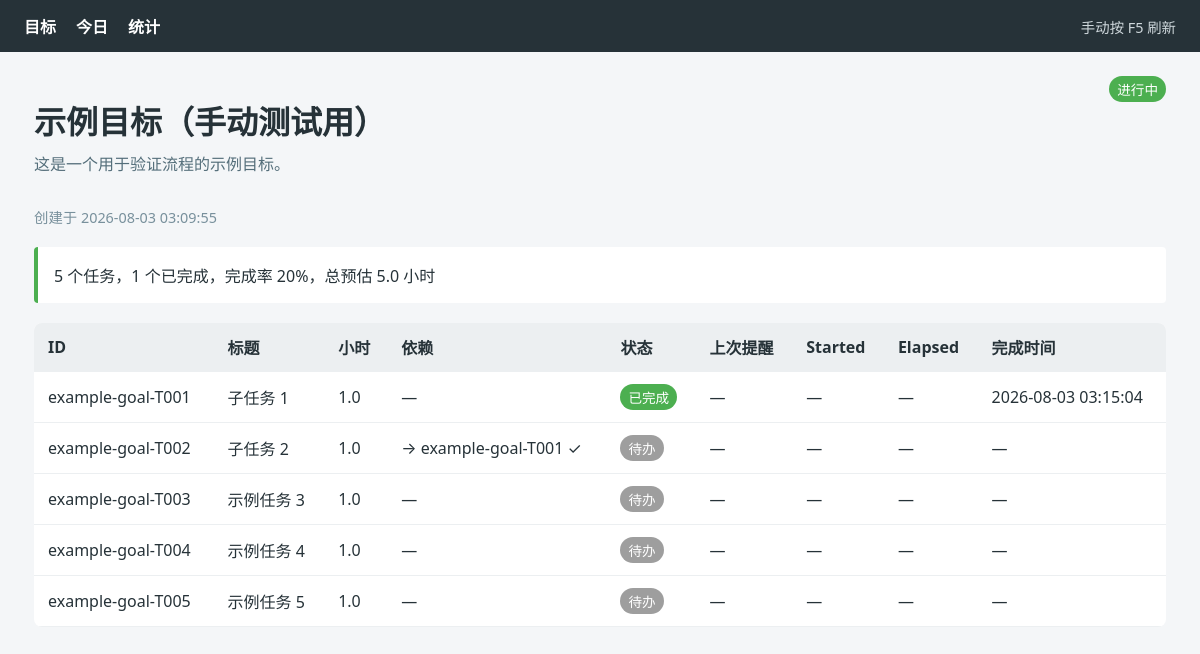
The app's page /goal/example-goal with its own data.
### tables this page shows
CREATE TABLE goals (
  slug TEXT PRIMARY KEY,
  name TEXT NOT NULL,
  description TEXT,
  status TEXT NOT NULL DEFAULT 'active',
  total_tasks INTEGER DEFAULT 0,
  completed_tasks INTEGER DEFAULT 0,
  created_at TEXT NOT NULL,
  updated_at TEXT NOT NULL
);

CREATE TABLE tasks (
  id TEXT PRIMARY KEY,
  goal_slug TEXT NOT NULL,
  sequence INTEGER NOT NULL,
  title TEXT NOT NULL,
  description TEXT,
  estimated_hours REAL,
  depends_on TEXT,
  status TEXT NOT NULL DEFAULT 'pending',
  last_reminded_at TEXT,
  completed_at TEXT,
  created_at TEXT NOT NULL,
  updated_at TEXT NOT NULL,
  FOREIGN KEY (goal_slug) REFERENCES goals(slug)
);

### dashboard/app.py (the view)
    @flask_app.get("/goal/<slug>")
    def goal_detail(slug: str):
        goal = db.get_goal(slug)
        if goal is None:
            return render_template("goal_detail.html", goal=None), 404
        tasks = db.list_tasks(goal_slug=slug)
        completed = sum(task["status"] == "done" for task in tasks)
        summary = {
            "total": len(tasks),
            "completed": completed,
            "progress": _progress(len(tasks), completed),
            "estimated_hours": sum(task["estimated_hours"] or 0 for task in tasks),
        }
        return render_template(
            "goal_detail.html",
            goal=goal,
            summary=summary,
            task_rows=[_task_row(task) for task in tasks],
            is_archived=(goal["status"] == "archived"),
        )

### dashboard/app.py (called while the page is built)
def _progress(total: int, completed: int) -> int:
    return int(round(completed * 100 / total)) if total else 0

def _format_timestamp(value: str | None) -> str:
    return value.replace("T", " ") if value else "—"

def _task_row(task: dict) -> dict:
    dependencies = []
    for dependency_id in task["depends_on"]:
        dependency = db.get_task(dependency_id)
        dependencies.append({
            "id": dependency_id,
            "done": dependency is not None and dependency["status"] == "done",
        })
    started_at = task.get("started_at")
    completed_at = task.get("completed_at")
    try:
        elapsed = format_utils.format_elapsed(started_at, completed_at)
    except ValueError:
        elapsed = "—"
    return {
        "task": task,
        "dependencies": dependencies,
        "last_reminded": _format_timestamp(task["last_reminded_at"]),
        "started": _format_timestamp(started_at),
        "elapsed": elapsed,
        "completed": _format_timestamp(completed_at),
    }

### scripts/db.py (called while the page is built)
def get_conn() -> sqlite3.Connection:
    conn = sqlite3.connect(DB_PATH)
    conn.row_factory = sqlite3.Row
    conn.execute("PRAGMA foreign_keys = ON")
    return conn

def _row_to_dict(row: sqlite3.Row) -> dict:
    return {k: row[k] for k in row.keys()}

def get_goal(slug: str) -> dict | None:
    with get_conn() as conn:
        row = conn.execute("SELECT * FROM goals WHERE slug = ?", (slug,)).fetchone()
        return _row_to_dict(row) if row else None

def get_task(id: str) -> dict | None:
    with get_conn() as conn:
        row = conn.execute("SELECT * FROM tasks WHERE id = ?", (id,)).fetchone()
        if row is None:
            return None
        d = _row_to_dict(row)
        d["depends_on"] = json.loads(d["depends_on"]) if d["depends_on"] else []
        return d

def list_tasks(goal_slug: str | None = None, status: str | None = None) -> list[dict]:
    query = "SELECT * FROM tasks WHERE 1=1"
    params: list = []
    if goal_slug is not None:
        query += " AND goal_slug = ?"
        params.append(goal_slug)
    if status is not None:
        query += " AND status = ?"
        params.append(status)
    query += " ORDER BY goal_slug, sequence"
    with get_conn() as conn:
        rows = conn.execute(query, params).fetchall()
        out = []
        for r in rows:
            d = _row_to_dict(r)
            d["depends_on"] = json.loads(d["depends_on"]) if d["depends_on"] else []
            out.append(d)
        return out

### dashboard/templates/goal_detail.html (shortened to what this page needs)
{% extends "base.html" %}
{% block content %}
  {% if not goal %}
    <section class="empty-state"><h1>目标不存在</h1><p><a href="{{ url_for('index') }}">返回目标列表</a></p></section>
  {% else %}
    <header class="page-header">
      <div>
        <h1>{{ goal.name }}</h1>
        <p>{{ goal.description or "暂无描述" }}</p>
      </div>
      <span class="status status-{{ goal.status }}">{{ status_label[goal.status] }}</span>
    </header>
    <p class="meta">创建于 {{ goal.created_at|replace("T", " ") }}</p>
    <section class="summary-line">
      {{ summary.total }} 个任务，{{ summary.completed }} 个已完成，完成率 {{ summary.progress }}%，总预估 {{ "%.1f"|format(summary.estimated_hours) }} 小时
    </section>
    {% if task_rows %}
      <div class="table-wrap">
        <table>
          <thead><tr><th>ID</th><th>标题</th><th>小时</th><th>依赖</th><th>状态</th><th>上次提醒</th><th>Started</th><th>Elapsed</th><th>完成时间</th></tr></thead>
          <tbody>
            {% for row in task_rows %}
              <tr>
                <td>{{ row.task.id }}</td>
                <td>{{ row.task.title }}</td>
                <td>{{ "%.1f"|format(row.task.estimated_hours or 0) }}</td>
                <td>
                  {% if row.dependencies %}
                    {% for dep in row.dependencies %}→ {{ dep.id }} {{ "✓" if dep.done else "未完成" }}{% if not loop.last %}<br>{% endif %}{% endfor %}
                  {% else %}—{% endif %}
                </td>
                <td><span class="status status-{{ row.task.status }}">{{ status_label[row.task.status] }}</span></td>
                <td>{{ row.last_reminded }}</td>
                <td>{{ row.started }}</td>
                <td>{{ row.elapsed }}</td>
                <td>{{ row.completed }}</td>
              </tr>
            {% endfor %}
          </tbody>
        </table>
      </div>
    {% else %}
      <section class="empty-state"><p>该目标暂无任务</p></section>
    {% endif %}
  {% endif %}
{% endblock %}

### dashboard/static/style.css (style rules this page uses)
:root { color-scheme: light; font-family: system-ui, -apple-system, "Segoe UI", sans-serif; color: #263238; background: #f4f6f8; }
* { box-sizing: border-box; }
body { margin: 0; }
.table-wrap { overflow-x: auto; background: #fff; border-radius: 8px; }
table { width: 100%; border-collapse: collapse; }
th, td { padding: 12px 14px; border-bottom: 1px solid #eceff1; text-align: left; }
th { background: #eceff1; white-space: nowrap; }
.status { display: inline-block; padding: 3px 8px; border-radius: 999px; font-size: 0.85rem; white-space: nowrap; }
.status-done, .status-active { background: #4caf50; color: #fff; }
.status-pending, .status-paused { background: #9e9e9e; color: #fff; }
.page-header { display: flex; justify-content: space-between; align-items: flex-start; gap: 24px; }
.page-header h1 { margin-bottom: 8px; }
.page-header p { margin-top: 0; color: #546e7a; }
.meta { color: #78909c; font-size: 0.9rem; }
.summary-line { margin: 20px 0; padding: 16px; background: #fff; border-left: 4px solid #4caf50; border-radius: 4px; }

### records on screen
goals: name "示例目标（手动测试用）", description "这是一个用于验证流程的示例目标。", status "进行中", created_at "2026-08-03 03:09:55"
tasks: task.id "example-goal-T001", task "子任务 1", task "1.0", status "已完成", id "example-goal-T001", done "✓"
tasks: task.id "example-goal-T002", task "子任务 2", task "1.0", status "待办"
tasks: task.id "example-goal-T003", task "示例任务 3", task "1.0", status "待办"
tasks: task.id "example-goal-T004", task "示例任务 4", task "1.0", status "待办"
tasks: task.id "example-goal-T005", task "示例任务 5", task "1.0", status "待办"

### other values on screen
{{ summary.total }} "5"
{{ summary.completed }} "1"
{{ summary.progress }} "20"
{{ "%.1f"|format(summary.estimated_hours) }} "5.0"
{{ row.last_reminded }} "—" "—" "—" "—" "—"
{{ row.started }} "—" "—" "—" "—" "—"
{{ row.elapsed }} "—" "—" "—" "—" "—"
{{ row.completed }} "2026-08-03 03:15:04" "—" "—" "—" "—"
